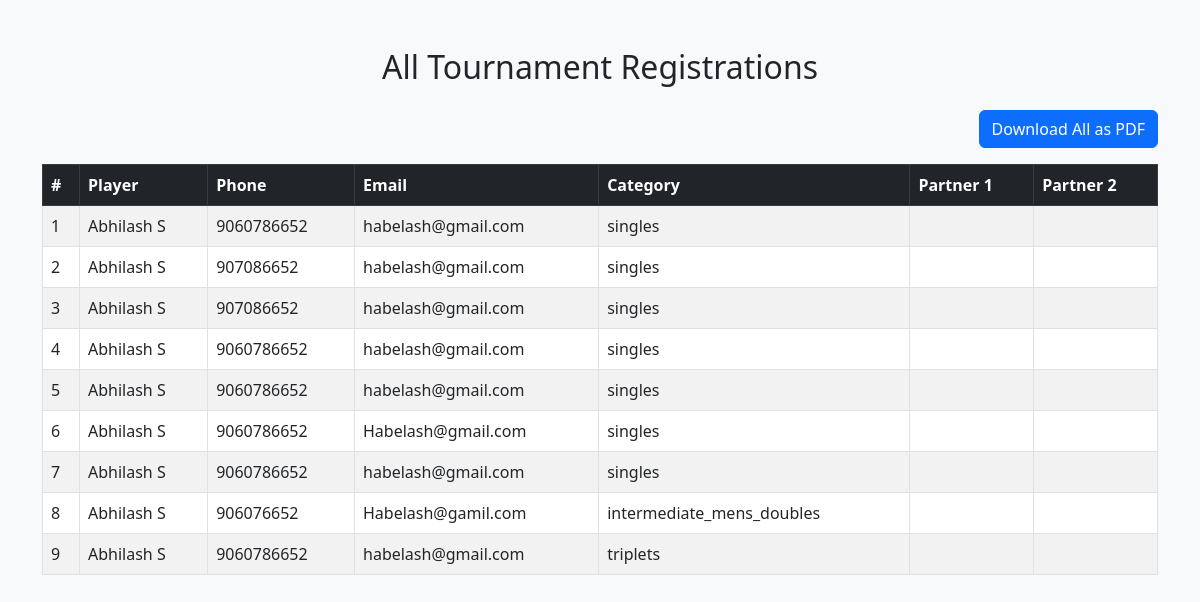
Screenshot of /registrations/ with the database file from the repository.
### registration/models.py (models this page shows, shortened)
class TournamentRegistration(models.Model):
    player_name = models.CharField(max_length=100)
    partner_name = models.CharField(max_length=100, blank=True, null=True)
    phone_number = models.CharField(max_length=15, blank=True, null=True)  # Player's phone number
    partner_phone_number = models.CharField(max_length=15, blank=True, null=True)  # New field
    player_email = models.EmailField(blank=True, null=True)  # New field
    partner_email = models.EmailField(blank=True, null=True)  # New field
    partner_2_name = models.CharField(max_length=100, blank=True, null=True)
    partner_2_number = models.CharField(max_length=15, blank=True, null=True)  # Player's phone number
    partner_2_email = models.EmailField(blank=True, null=True)  # New field
    category = models.CharField(max_length=50, choices=CATEGORY_CHOICES)
    payment_status = models.CharField(max_length=20, default='Pending')  # Payment status

### players/views.py (the view)
# urls.py: path('registrations/', views.all_registrations_view, name='all_registrations'),
def all_registrations_view(request):
    registrations = TournamentRegistration.objects.all()
    return render(request, 'players_details.html', {'registrations': registrations})

### players/templates/players_details.html (shortened to what this page needs)
<!DOCTYPE html>
<html>
<head>
  <link href="https://cdn.jsdelivr.net/npm/bootstrap@5.3.0/dist/css/bootstrap.min.css" rel="stylesheet">
</head>
<body class="bg-light">
  <div class="container mt-5">
    <h2 class="mb-4 text-center">All Tournament Registrations</h2>
    <div class="text-end mb-3">
      <a href="{% url 'download_all_registrations_pdf' %}" class="btn btn-primary">Download All as PDF</a>
    </div>
    <table class="table table-bordered table-striped">
      <thead class="table-dark">
        <tr>
          <th>#</th>
          <th>Player</th>
          <th>Phone</th>
          <th>Email</th>
          <th>Category</th>
          <th>Partner 1</th>
          <th>Partner 2</th>
        </tr>
      </thead>
      <tbody>
        {% for r in registrations %}
        <tr>
          <td>{{ forloop.counter }}</td>
          <td>{{ r.player_name }}</td>
          <td>{{ r.phone_number }}</td>
          <td>{{ r.player_email }}</td>
          <td>{{ r.category }}</td>
          <td>
          </td>
          <td>
          </td>
        </tr>
        {% empty %}
        <tr><td colspan="7" class="text-center">No registrations found.</td></tr>
        {% endfor %}
      </tbody>
    </table>
  </div>
</body>
</html>

### rows the page displays
TournamentRegistration: player_name "Abhilash S", phone_number "9060786652", player_email "habelash@gmail.com", category "singles"
TournamentRegistration: player_name "Abhilash S", phone_number "907086652", player_email "habelash@gmail.com", category "singles"
TournamentRegistration: player_name "Abhilash S", phone_number "907086652", player_email "habelash@gmail.com", category "singles"
TournamentRegistration: player_name "Abhilash S", phone_number "9060786652", player_email "habelash@gmail.com", category "singles"
TournamentRegistration: player_name "Abhilash S", phone_number "9060786652", player_email "habelash@gmail.com", category "singles"
TournamentRegistration: player_name "Abhilash S", phone_number "9060786652", player_email "Habelash@gmail.com", category "singles"
TournamentRegistration: player_name "Abhilash S", phone_number "9060786652", player_email "habelash@gmail.com", category "singles"
TournamentRegistration: player_name "Abhilash S", phone_number "906076652", player_email "Habelash@gamil.com", category "intermediate_mens_doubles"
TournamentRegistration: player_name "Abhilash S", phone_number "9060786652", player_email "habelash@gmail.com", category "triplets"
